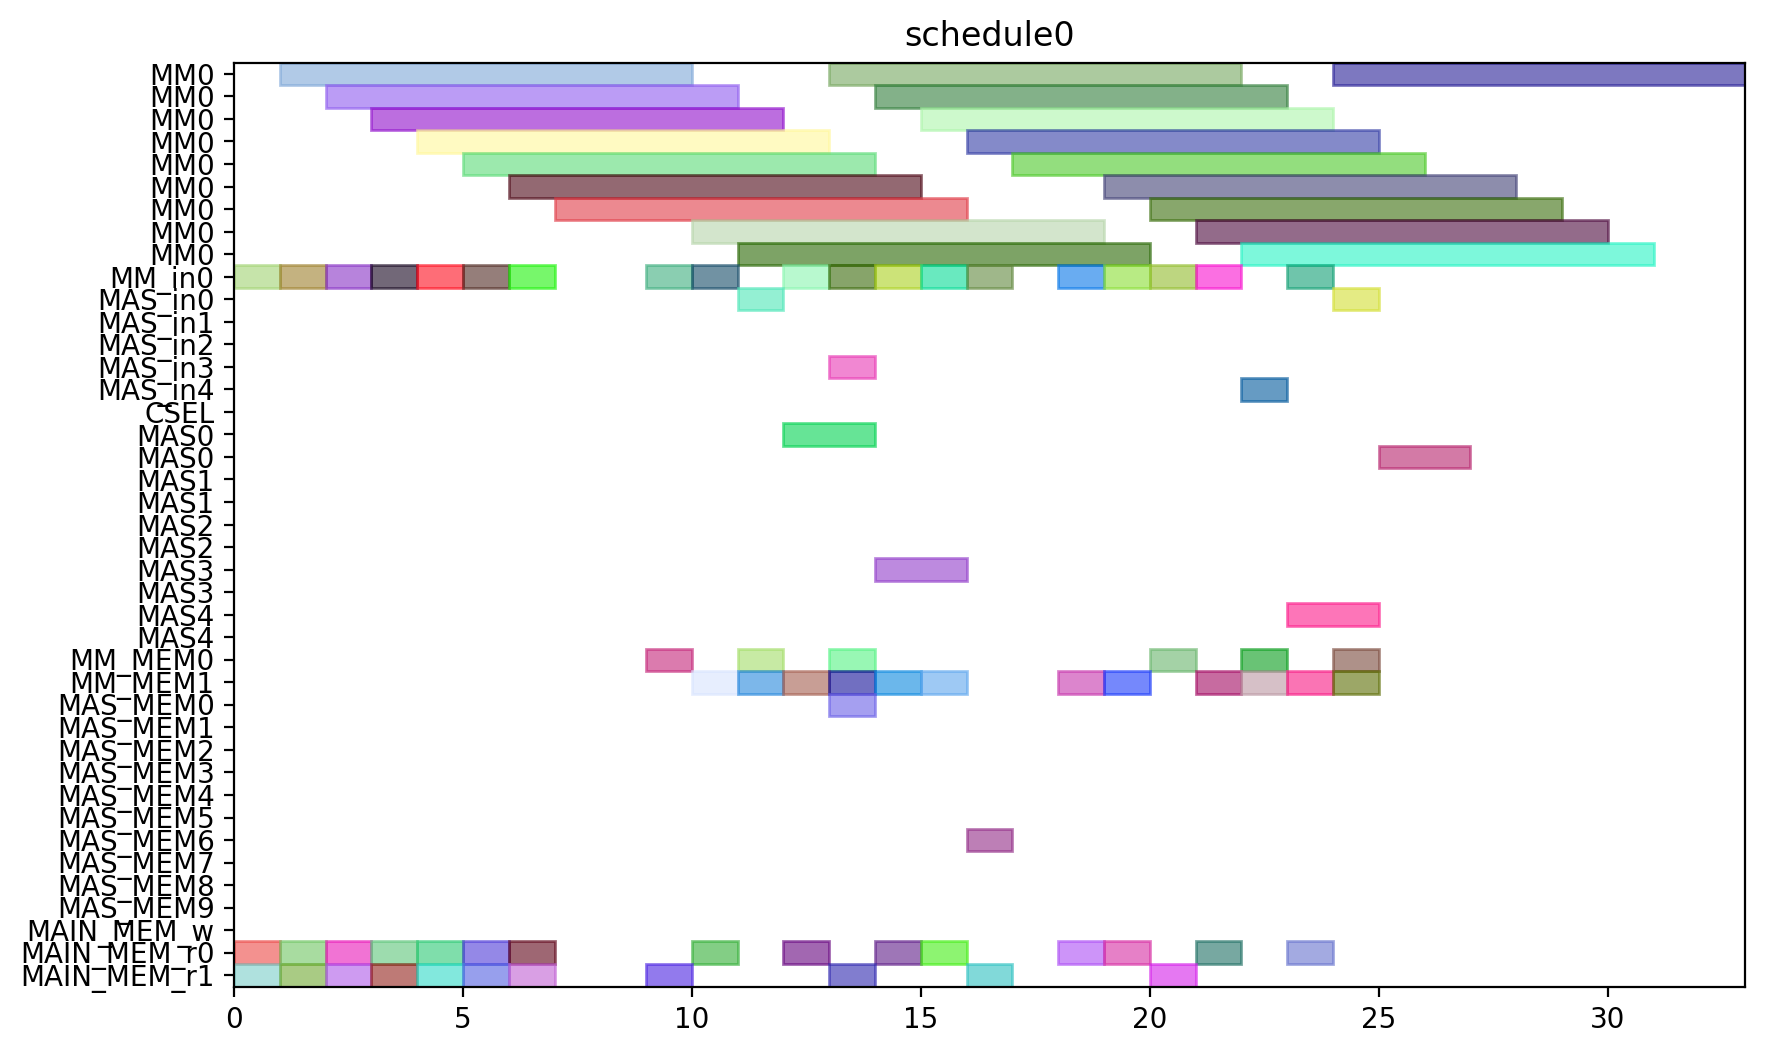

Reproduce this figure in Python.
from pyschedule import Scenario, solvers, plotters, alt


def solve():
	horizon = 120
	S = Scenario("schedule0", horizon=horizon)

	# resource
	MM = S.Resources('MM', num=1, size=9)
	MM_in = S.Resources('MM_in', num=1)
	MAS_in = S.Resources('MAS_in', num=5)
	CSEL = S.Resource('CSEL')
	MAS = S.Resources('MAS', num=5, size=2, periods=range(1, horizon))
	MM_MEM = S.Resources('MM_MEM', num=2)
	MAS_MEM = S.Resources('MAS_MEM', num=10)
	MAIN_MEM_w = S.Resource('MAIN_MEM_w', size=1)
	MAIN_MEM_r = S.Resources('MAIN_MEM_r', num=2)

	# result of previous scheduling

	# new tasks
	Z_exp2 = S.Task('Z_exp2', length=9, delay_cost=1)
	Z_exp2 += alt(MM)
	Z_exp2_in = S.Task('Z_exp2_in', length=1, delay_cost=1)
	Z_exp2_in += alt(MM_in)
	S += Z_exp2_in*MM_in[0]<=Z_exp2*MM[0]
	Z_exp2_mem0 = S.Task('Z_exp2_mem0', length=1, delay_cost=1)
	Z_exp2_mem0 += MAIN_MEM_r[0]
	S += Z_exp2_mem0 <= Z_exp2

	Z_exp2_mem1 = S.Task('Z_exp2_mem1', length=1, delay_cost=1)
	Z_exp2_mem1 += MAIN_MEM_r[1]
	S += Z_exp2_mem1 <= Z_exp2

	NX0 = S.Task('NX0', length=9, delay_cost=1)
	NX0 += alt(MM)
	NX0_in = S.Task('NX0_in', length=1, delay_cost=1)
	NX0_in += alt(MM_in)
	S += NX0_in*MM_in[0]<=NX0*MM[0]
	NX0_mem0 = S.Task('NX0_mem0', length=1, delay_cost=1)
	NX0_mem0 += MAIN_MEM_r[0]
	S += NX0_mem0 <= NX0

	NX0_mem1 = S.Task('NX0_mem1', length=1, delay_cost=1)
	NX0_mem1 += MAIN_MEM_r[1]
	S += NX0_mem1 <= NX0

	k0_10_Z1 = S.Task('k0_10_Z1', length=9, delay_cost=1)
	k0_10_Z1 += alt(MM)
	k0_10_Z1_in = S.Task('k0_10_Z1_in', length=1, delay_cost=1)
	k0_10_Z1_in += alt(MM_in)
	S += k0_10_Z1_in*MM_in[0]<=k0_10_Z1*MM[0]
	k0_10_Z1_mem0 = S.Task('k0_10_Z1_mem0', length=1, delay_cost=1)
	k0_10_Z1_mem0 += MAIN_MEM_r[0]
	S += k0_10_Z1_mem0 <= k0_10_Z1

	k0_10_Z1_mem1 = S.Task('k0_10_Z1_mem1', length=1, delay_cost=1)
	k0_10_Z1_mem1 += MAIN_MEM_r[1]
	S += k0_10_Z1_mem1 <= k0_10_Z1

	DX0 = S.Task('DX0', length=9, delay_cost=1)
	DX0 += alt(MM)
	DX0_in = S.Task('DX0_in', length=1, delay_cost=1)
	DX0_in += alt(MM_in)
	S += DX0_in*MM_in[0]<=DX0*MM[0]
	DX0_mem0 = S.Task('DX0_mem0', length=1, delay_cost=1)
	DX0_mem0 += MAIN_MEM_r[0]
	S += DX0_mem0 <= DX0

	DX0_mem1 = S.Task('DX0_mem1', length=1, delay_cost=1)
	DX0_mem1 += MAIN_MEM_r[1]
	S += DX0_mem1 <= DX0

	NY0 = S.Task('NY0', length=9, delay_cost=1)
	NY0 += alt(MM)
	NY0_in = S.Task('NY0_in', length=1, delay_cost=1)
	NY0_in += alt(MM_in)
	S += NY0_in*MM_in[0]<=NY0*MM[0]
	NY0_mem0 = S.Task('NY0_mem0', length=1, delay_cost=1)
	NY0_mem0 += MAIN_MEM_r[0]
	S += NY0_mem0 <= NY0

	NY0_mem1 = S.Task('NY0_mem1', length=1, delay_cost=1)
	NY0_mem1 += MAIN_MEM_r[1]
	S += NY0_mem1 <= NY0

	k2_14_Z1 = S.Task('k2_14_Z1', length=9, delay_cost=1)
	k2_14_Z1 += alt(MM)
	k2_14_Z1_in = S.Task('k2_14_Z1_in', length=1, delay_cost=1)
	k2_14_Z1_in += alt(MM_in)
	S += k2_14_Z1_in*MM_in[0]<=k2_14_Z1*MM[0]
	k2_14_Z1_mem0 = S.Task('k2_14_Z1_mem0', length=1, delay_cost=1)
	k2_14_Z1_mem0 += MAIN_MEM_r[0]
	S += k2_14_Z1_mem0 <= k2_14_Z1

	k2_14_Z1_mem1 = S.Task('k2_14_Z1_mem1', length=1, delay_cost=1)
	k2_14_Z1_mem1 += MAIN_MEM_r[1]
	S += k2_14_Z1_mem1 <= k2_14_Z1

	DY0 = S.Task('DY0', length=9, delay_cost=1)
	DY0 += alt(MM)
	DY0_in = S.Task('DY0_in', length=1, delay_cost=1)
	DY0_in += alt(MM_in)
	S += DY0_in*MM_in[0]<=DY0*MM[0]
	DY0_mem0 = S.Task('DY0_mem0', length=1, delay_cost=1)
	DY0_mem0 += MAIN_MEM_r[0]
	S += DY0_mem0 <= DY0

	DY0_mem1 = S.Task('DY0_mem1', length=1, delay_cost=1)
	DY0_mem1 += MAIN_MEM_r[1]
	S += DY0_mem1 <= DY0

	Z_exp3 = S.Task('Z_exp3', length=9, delay_cost=1)
	Z_exp3 += alt(MM)
	Z_exp3_in = S.Task('Z_exp3_in', length=1, delay_cost=1)
	Z_exp3_in += alt(MM_in)
	S += Z_exp3_in*MM_in[0]<=Z_exp3*MM[0]
	Z_exp3_mem0 = S.Task('Z_exp3_mem0', length=1, delay_cost=1)
	Z_exp3_mem0 += alt(MM_MEM)
	S += (Z_exp2*MM[0])-1 < Z_exp3_mem0*MM_MEM[0]
	S += Z_exp3_mem0 <= Z_exp3

	Z_exp3_mem1 = S.Task('Z_exp3_mem1', length=1, delay_cost=1)
	Z_exp3_mem1 += MAIN_MEM_r[1]
	S += Z_exp3_mem1 <= Z_exp3

	NX1_ = S.Task('NX1_', length=2, delay_cost=1)
	NX1_ += alt(MAS)
	NX1__in = S.Task('NX1__in', length=1, delay_cost=1)
	NX1__in += alt(MAS_in)
	S += NX1__in*MAS_in[0]<=NX1_*MAS[0]

	S += NX1__in*MAS_in[1]<=NX1_*MAS[1]

	S += NX1__in*MAS_in[2]<=NX1_*MAS[2]

	S += NX1__in*MAS_in[3]<=NX1_*MAS[3]

	S += NX1__in*MAS_in[4]<=NX1_*MAS[4]

	NX1__mem0 = S.Task('NX1__mem0', length=1, delay_cost=1)
	NX1__mem0 += alt(MM_MEM)
	S += (NX0*MM[0])-1 < NX1__mem0*MM_MEM[0]
	S += NX1__mem0 <= NX1_

	NX1__mem1 = S.Task('NX1__mem1', length=1, delay_cost=1)
	NX1__mem1 += alt(MM_MEM)
	S += (k0_10_Z1*MM[0])-1 < NX1__mem1*MM_MEM[1]
	S += NX1__mem1 <= NX1_

	k0_9_Z2 = S.Task('k0_9_Z2', length=9, delay_cost=1)
	k0_9_Z2 += alt(MM)
	k0_9_Z2_in = S.Task('k0_9_Z2_in', length=1, delay_cost=1)
	k0_9_Z2_in += alt(MM_in)
	S += k0_9_Z2_in*MM_in[0]<=k0_9_Z2*MM[0]
	k0_9_Z2_mem0 = S.Task('k0_9_Z2_mem0', length=1, delay_cost=1)
	k0_9_Z2_mem0 += MAIN_MEM_r[0]
	S += k0_9_Z2_mem0 <= k0_9_Z2

	k0_9_Z2_mem1 = S.Task('k0_9_Z2_mem1', length=1, delay_cost=1)
	k0_9_Z2_mem1 += alt(MM_MEM)
	S += (Z_exp2*MM[0])-1 < k0_9_Z2_mem1*MM_MEM[1]
	S += k0_9_Z2_mem1 <= k0_9_Z2

	k1_9_Z2 = S.Task('k1_9_Z2', length=9, delay_cost=1)
	k1_9_Z2 += alt(MM)
	k1_9_Z2_in = S.Task('k1_9_Z2_in', length=1, delay_cost=1)
	k1_9_Z2_in += alt(MM_in)
	S += k1_9_Z2_in*MM_in[0]<=k1_9_Z2*MM[0]
	k1_9_Z2_mem0 = S.Task('k1_9_Z2_mem0', length=1, delay_cost=1)
	k1_9_Z2_mem0 += MAIN_MEM_r[0]
	S += k1_9_Z2_mem0 <= k1_9_Z2

	k1_9_Z2_mem1 = S.Task('k1_9_Z2_mem1', length=1, delay_cost=1)
	k1_9_Z2_mem1 += alt(MM_MEM)
	S += (Z_exp2*MM[0])-1 < k1_9_Z2_mem1*MM_MEM[1]
	S += k1_9_Z2_mem1 <= k1_9_Z2

	NY1_ = S.Task('NY1_', length=2, delay_cost=1)
	NY1_ += alt(MAS)
	NY1__in = S.Task('NY1__in', length=1, delay_cost=1)
	NY1__in += alt(MAS_in)
	S += NY1__in*MAS_in[0]<=NY1_*MAS[0]

	S += NY1__in*MAS_in[1]<=NY1_*MAS[1]

	S += NY1__in*MAS_in[2]<=NY1_*MAS[2]

	S += NY1__in*MAS_in[3]<=NY1_*MAS[3]

	S += NY1__in*MAS_in[4]<=NY1_*MAS[4]

	NY1__mem0 = S.Task('NY1__mem0', length=1, delay_cost=1)
	NY1__mem0 += alt(MM_MEM)
	S += (NY0*MM[0])-1 < NY1__mem0*MM_MEM[0]
	S += NY1__mem0 <= NY1_

	NY1__mem1 = S.Task('NY1__mem1', length=1, delay_cost=1)
	NY1__mem1 += alt(MM_MEM)
	S += (k2_14_Z1*MM[0])-1 < NY1__mem1*MM_MEM[1]
	S += NY1__mem1 <= NY1_

	k2_13_Z2 = S.Task('k2_13_Z2', length=9, delay_cost=1)
	k2_13_Z2 += alt(MM)
	k2_13_Z2_in = S.Task('k2_13_Z2_in', length=1, delay_cost=1)
	k2_13_Z2_in += alt(MM_in)
	S += k2_13_Z2_in*MM_in[0]<=k2_13_Z2*MM[0]
	k2_13_Z2_mem0 = S.Task('k2_13_Z2_mem0', length=1, delay_cost=1)
	k2_13_Z2_mem0 += MAIN_MEM_r[0]
	S += k2_13_Z2_mem0 <= k2_13_Z2

	k2_13_Z2_mem1 = S.Task('k2_13_Z2_mem1', length=1, delay_cost=1)
	k2_13_Z2_mem1 += alt(MM_MEM)
	S += (Z_exp2*MM[0])-1 < k2_13_Z2_mem1*MM_MEM[1]
	S += k2_13_Z2_mem1 <= k2_13_Z2

	k3_14_Z2 = S.Task('k3_14_Z2', length=9, delay_cost=1)
	k3_14_Z2 += alt(MM)
	k3_14_Z2_in = S.Task('k3_14_Z2_in', length=1, delay_cost=1)
	k3_14_Z2_in += alt(MM_in)
	S += k3_14_Z2_in*MM_in[0]<=k3_14_Z2*MM[0]
	k3_14_Z2_mem0 = S.Task('k3_14_Z2_mem0', length=1, delay_cost=1)
	k3_14_Z2_mem0 += MAIN_MEM_r[0]
	S += k3_14_Z2_mem0 <= k3_14_Z2

	k3_14_Z2_mem1 = S.Task('k3_14_Z2_mem1', length=1, delay_cost=1)
	k3_14_Z2_mem1 += alt(MM_MEM)
	S += (Z_exp2*MM[0])-1 < k3_14_Z2_mem1*MM_MEM[1]
	S += k3_14_Z2_mem1 <= k3_14_Z2

	Z_exp4 = S.Task('Z_exp4', length=9, delay_cost=1)
	Z_exp4 += alt(MM)
	Z_exp4_in = S.Task('Z_exp4_in', length=1, delay_cost=1)
	Z_exp4_in += alt(MM_in)
	S += Z_exp4_in*MM_in[0]<=Z_exp4*MM[0]
	Z_exp4_mem0 = S.Task('Z_exp4_mem0', length=1, delay_cost=1)
	Z_exp4_mem0 += alt(MM_MEM)
	S += (Z_exp3*MM[0])-1 < Z_exp4_mem0*MM_MEM[0]
	S += Z_exp4_mem0 <= Z_exp4

	Z_exp4_mem1 = S.Task('Z_exp4_mem1', length=1, delay_cost=1)
	Z_exp4_mem1 += MAIN_MEM_r[1]
	S += Z_exp4_mem1 <= Z_exp4

	NX1 = S.Task('NX1', length=9, delay_cost=1)
	NX1 += alt(MM)
	NX1_in = S.Task('NX1_in', length=1, delay_cost=1)
	NX1_in += alt(MM_in)
	S += NX1_in*MM_in[0]<=NX1*MM[0]
	NX1_mem0 = S.Task('NX1_mem0', length=1, delay_cost=1)
	NX1_mem0 += alt(MAS_MEM)
	S += (NX1_*MAS[0])-1 < NX1_mem0*MAS_MEM[0]
	S += (NX1_*MAS[1])-1 < NX1_mem0*MAS_MEM[2]
	S += (NX1_*MAS[2])-1 < NX1_mem0*MAS_MEM[4]
	S += (NX1_*MAS[3])-1 < NX1_mem0*MAS_MEM[6]
	S += (NX1_*MAS[4])-1 < NX1_mem0*MAS_MEM[8]
	S += NX1_mem0 <= NX1

	NX1_mem1 = S.Task('NX1_mem1', length=1, delay_cost=1)
	NX1_mem1 += MAIN_MEM_r[1]
	S += NX1_mem1 <= NX1

	k0_8_Z3 = S.Task('k0_8_Z3', length=9, delay_cost=1)
	k0_8_Z3 += alt(MM)
	k0_8_Z3_in = S.Task('k0_8_Z3_in', length=1, delay_cost=1)
	k0_8_Z3_in += alt(MM_in)
	S += k0_8_Z3_in*MM_in[0]<=k0_8_Z3*MM[0]
	k0_8_Z3_mem0 = S.Task('k0_8_Z3_mem0', length=1, delay_cost=1)
	k0_8_Z3_mem0 += MAIN_MEM_r[0]
	S += k0_8_Z3_mem0 <= k0_8_Z3

	k0_8_Z3_mem1 = S.Task('k0_8_Z3_mem1', length=1, delay_cost=1)
	k0_8_Z3_mem1 += alt(MM_MEM)
	S += (Z_exp3*MM[0])-1 < k0_8_Z3_mem1*MM_MEM[1]
	S += k0_8_Z3_mem1 <= k0_8_Z3

	DX1_ = S.Task('DX1_', length=2, delay_cost=1)
	DX1_ += alt(MAS)
	DX1__in = S.Task('DX1__in', length=1, delay_cost=1)
	DX1__in += alt(MAS_in)
	S += DX1__in*MAS_in[0]<=DX1_*MAS[0]

	S += DX1__in*MAS_in[1]<=DX1_*MAS[1]

	S += DX1__in*MAS_in[2]<=DX1_*MAS[2]

	S += DX1__in*MAS_in[3]<=DX1_*MAS[3]

	S += DX1__in*MAS_in[4]<=DX1_*MAS[4]

	DX1__mem0 = S.Task('DX1__mem0', length=1, delay_cost=1)
	DX1__mem0 += alt(MM_MEM)
	S += (DX0*MM[0])-1 < DX1__mem0*MM_MEM[0]
	S += DX1__mem0 <= DX1_

	DX1__mem1 = S.Task('DX1__mem1', length=1, delay_cost=1)
	DX1__mem1 += alt(MM_MEM)
	S += (k1_9_Z2*MM[0])-1 < DX1__mem1*MM_MEM[1]
	S += DX1__mem1 <= DX1_

	k1_8_Z3 = S.Task('k1_8_Z3', length=9, delay_cost=1)
	k1_8_Z3 += alt(MM)
	k1_8_Z3_in = S.Task('k1_8_Z3_in', length=1, delay_cost=1)
	k1_8_Z3_in += alt(MM_in)
	S += k1_8_Z3_in*MM_in[0]<=k1_8_Z3*MM[0]
	k1_8_Z3_mem0 = S.Task('k1_8_Z3_mem0', length=1, delay_cost=1)
	k1_8_Z3_mem0 += MAIN_MEM_r[0]
	S += k1_8_Z3_mem0 <= k1_8_Z3

	k1_8_Z3_mem1 = S.Task('k1_8_Z3_mem1', length=1, delay_cost=1)
	k1_8_Z3_mem1 += alt(MM_MEM)
	S += (Z_exp3*MM[0])-1 < k1_8_Z3_mem1*MM_MEM[1]
	S += k1_8_Z3_mem1 <= k1_8_Z3

	NY1 = S.Task('NY1', length=9, delay_cost=1)
	NY1 += alt(MM)
	NY1_in = S.Task('NY1_in', length=1, delay_cost=1)
	NY1_in += alt(MM_in)
	S += NY1_in*MM_in[0]<=NY1*MM[0]
	NY1_mem0 = S.Task('NY1_mem0', length=1, delay_cost=1)
	NY1_mem0 += alt(MAS_MEM)
	S += (NY1_*MAS[0])-1 < NY1_mem0*MAS_MEM[0]
	S += (NY1_*MAS[1])-1 < NY1_mem0*MAS_MEM[2]
	S += (NY1_*MAS[2])-1 < NY1_mem0*MAS_MEM[4]
	S += (NY1_*MAS[3])-1 < NY1_mem0*MAS_MEM[6]
	S += (NY1_*MAS[4])-1 < NY1_mem0*MAS_MEM[8]
	S += NY1_mem0 <= NY1

	NY1_mem1 = S.Task('NY1_mem1', length=1, delay_cost=1)
	NY1_mem1 += MAIN_MEM_r[1]
	S += NY1_mem1 <= NY1

	k2_12_Z3 = S.Task('k2_12_Z3', length=9, delay_cost=1)
	k2_12_Z3 += alt(MM)
	k2_12_Z3_in = S.Task('k2_12_Z3_in', length=1, delay_cost=1)
	k2_12_Z3_in += alt(MM_in)
	S += k2_12_Z3_in*MM_in[0]<=k2_12_Z3*MM[0]
	k2_12_Z3_mem0 = S.Task('k2_12_Z3_mem0', length=1, delay_cost=1)
	k2_12_Z3_mem0 += MAIN_MEM_r[0]
	S += k2_12_Z3_mem0 <= k2_12_Z3

	k2_12_Z3_mem1 = S.Task('k2_12_Z3_mem1', length=1, delay_cost=1)
	k2_12_Z3_mem1 += alt(MM_MEM)
	S += (Z_exp3*MM[0])-1 < k2_12_Z3_mem1*MM_MEM[1]
	S += k2_12_Z3_mem1 <= k2_12_Z3

	DY1_ = S.Task('DY1_', length=2, delay_cost=1)
	DY1_ += alt(MAS)
	DY1__in = S.Task('DY1__in', length=1, delay_cost=1)
	DY1__in += alt(MAS_in)
	S += DY1__in*MAS_in[0]<=DY1_*MAS[0]

	S += DY1__in*MAS_in[1]<=DY1_*MAS[1]

	S += DY1__in*MAS_in[2]<=DY1_*MAS[2]

	S += DY1__in*MAS_in[3]<=DY1_*MAS[3]

	S += DY1__in*MAS_in[4]<=DY1_*MAS[4]

	DY1__mem0 = S.Task('DY1__mem0', length=1, delay_cost=1)
	DY1__mem0 += alt(MM_MEM)
	S += (DY0*MM[0])-1 < DY1__mem0*MM_MEM[0]
	S += DY1__mem0 <= DY1_

	DY1__mem1 = S.Task('DY1__mem1', length=1, delay_cost=1)
	DY1__mem1 += alt(MM_MEM)
	S += (k3_14_Z2*MM[0])-1 < DY1__mem1*MM_MEM[1]
	S += DY1__mem1 <= DY1_

	k3_13_Z3 = S.Task('k3_13_Z3', length=9, delay_cost=1)
	k3_13_Z3 += alt(MM)
	k3_13_Z3_in = S.Task('k3_13_Z3_in', length=1, delay_cost=1)
	k3_13_Z3_in += alt(MM_in)
	S += k3_13_Z3_in*MM_in[0]<=k3_13_Z3*MM[0]
	k3_13_Z3_mem0 = S.Task('k3_13_Z3_mem0', length=1, delay_cost=1)
	k3_13_Z3_mem0 += MAIN_MEM_r[0]
	S += k3_13_Z3_mem0 <= k3_13_Z3

	k3_13_Z3_mem1 = S.Task('k3_13_Z3_mem1', length=1, delay_cost=1)
	k3_13_Z3_mem1 += alt(MM_MEM)
	S += (Z_exp3*MM[0])-1 < k3_13_Z3_mem1*MM_MEM[1]
	S += k3_13_Z3_mem1 <= k3_13_Z3

	solvers.mip.solve(S,msg=1,kind='CPLEX',ratio_gap=1.01)

	solution = [['hoge']*len(S.solution()[1]) for i in range(len(S.solution()))]
	for i in range(len(S.solution())):
		for j in range(len(S.solution()[i])):
			solution[i][j]=str(S.solution()[i][j])
	print(solution)

	cycles = int(solution[-1][3])

	pic_file_name = "/mnt/rose/usr1/fukuda/ABE/multiRAM_multiMAS_16mux/scheduling_result/stage9MM1_stage2MAS5/ISOGENY/schedule0.png"
	if(S.solution() != []):
		plotters.matplotlib.plot(S,img_filename=pic_file_name, show_task_labels=False, fig_size=(cycles*0.25+3, 6))

	return solution
